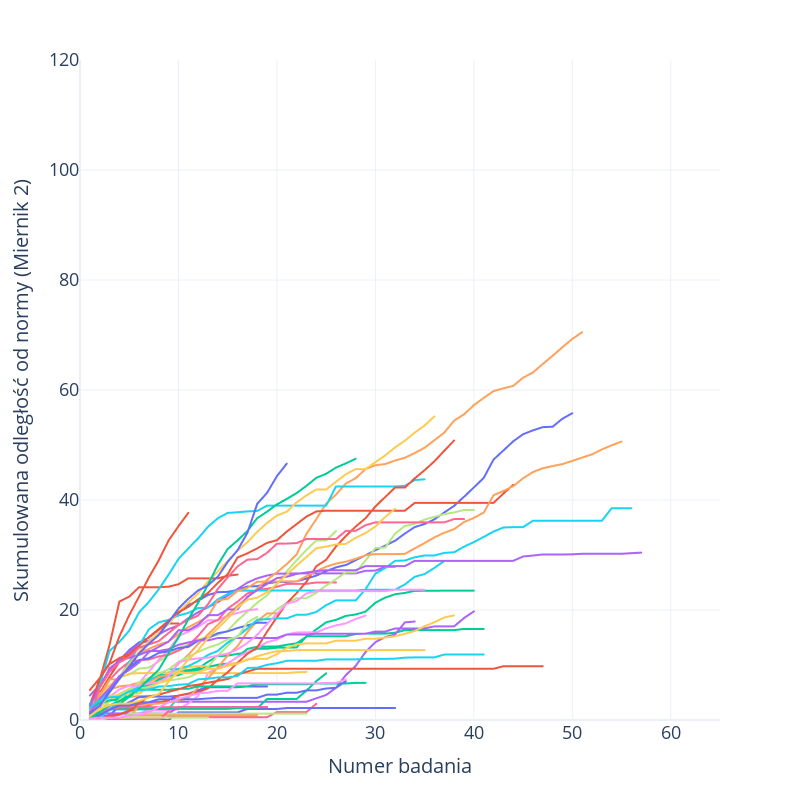
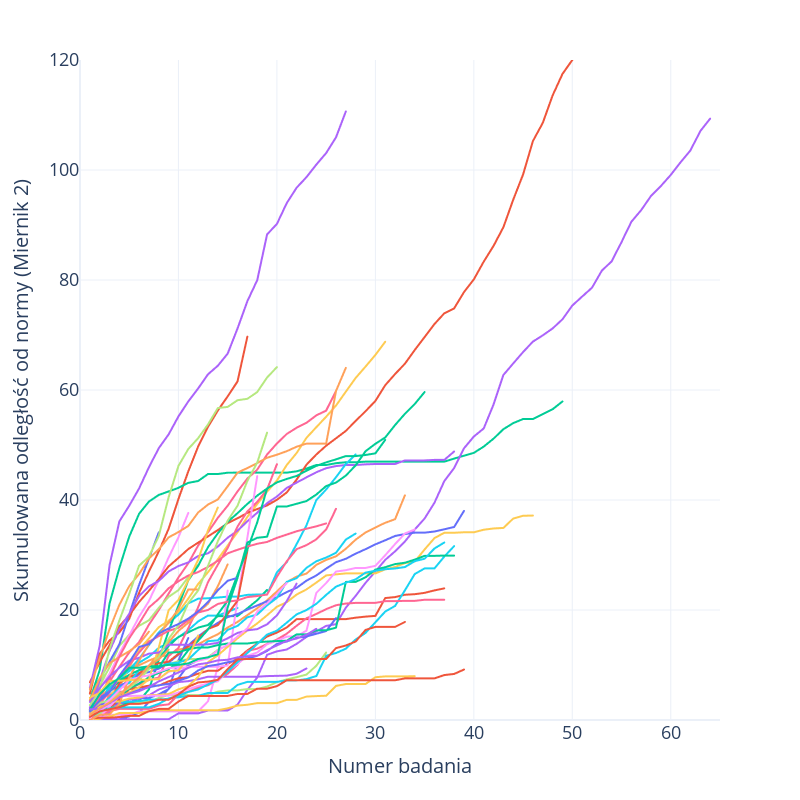

The notebook cell saved with these charts, in order:
### Code cell
# Podziel dane na dwie ramki danych
df_zgon_0 = df_dist[df_dist['ZGON'] == 0]
df_zgon_1 = df_dist[df_dist['ZGON'] == 1]

y='euclidean_kw_skum'

# fig0 = make_subplots(rows=1, cols=2, subplot_titles=['Zgon: nie', 'Zgon: tak'])
# Wykres dla ZGON=0
fig1 = px.line(df_zgon_0, x='BADANIE_NR', y=y, color='PACJENT_NR', 
              labels={'BADANIE_NR': 'BADANIE_NR', y: y, 'PACJENT_NR': 'Pacjent'}, width=800, height=800)
fig1.update_xaxes(title_text='Numer badania')
fig1.update_yaxes(title_text='Skumulowana odległość od normy (Miernik 2)')
fig1.update_layout(showlegend=False)

# Wykres dla ZGON=1
fig2 = px.line(df_zgon_1, x='BADANIE_NR', y=y, color='PACJENT_NR', 
               labels={'BADANIE_NR': 'BADANIE_NR', y: y, 'PACJENT_NR': 'Pacjent'}, width=800, height=800)
fig2.update_xaxes(title_text='Numer badania')
fig2.update_yaxes(title_text='Skumulowana odległość od normy (Miernik 2)')
fig2.update_layout(showlegend=False)

# fig1.update_yaxes(range=[0, 15])
# fig2.update_yaxes(range=[0, 15])


fig1.update_yaxes(range=[0, 120])
fig2.update_yaxes(range=[0, 120])

fig1.update_xaxes(range=[0, 65])
fig2.update_xaxes(range=[0, 65])

fig1.update_layout(
    xaxis=dict(
        tickfont=dict(size=18),
        title_font=dict(size=20),
    ),
    yaxis=dict(
        tickfont=dict(size=18),
        title_font=dict(size=20)
    )
)
fig2.update_layout(
    xaxis=dict(
        tickfont=dict(size=18),
        title_font=dict(size=20),
    ),
    yaxis=dict(
        tickfont=dict(size=18),
        title_font=dict(size=20)
    )
)
fig1.update_layout(template="plotly_white")
fig2.update_layout(template="plotly_white")

fig1.write_image("images4/"+"miernik2_skum_pacjenci_wyleczeni"+ ".png", width=1000, height=800, scale=4, format="png")
fig2.write_image("images4/"+"miernik2_skum_pacjenci_zmarli"+ ".png", width=1000, height=800, scale=4, format="png")
fig1.write_html("images4/miernik2_skum_pacjenci_wyleczeni.html")
fig2.write_html("images4/miernik2_skum_pacjenci_zmarli.html")

# Wyświetl oba wykresy
fig1.show()
fig2.show()
